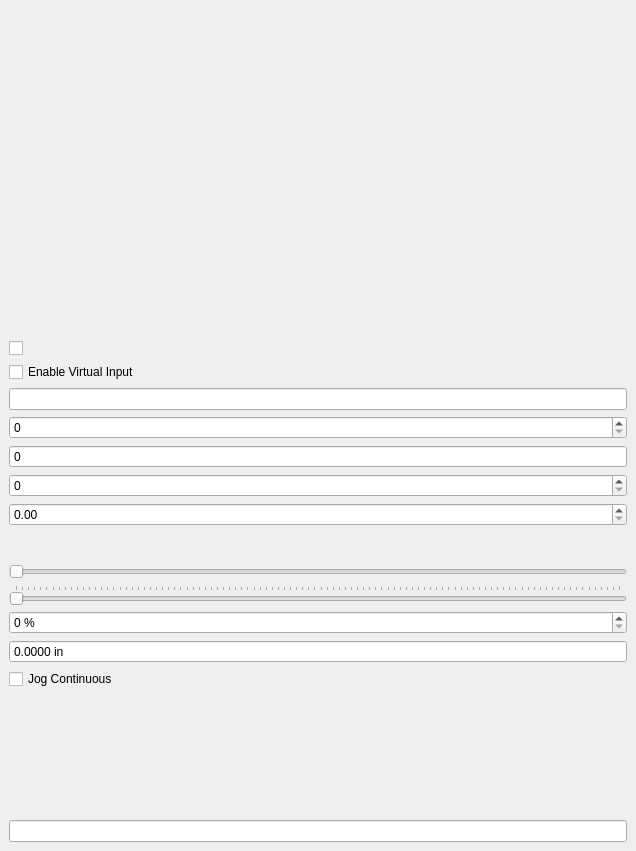
<?xml version="1.0" encoding="UTF-8"?>
<ui version="4.0">
 <class>Form</class>
 <widget class="VCPMainWindow" name="Form">
  <property name="geometry">
   <rect>
    <x>0</x>
    <y>0</y>
    <width>636</width>
    <height>851</height>
   </rect>
  </property>
  <property name="focusPolicy">
   <enum>Qt::FocusPolicy::StrongFocus</enum>
  </property>
  <property name="windowTitle">
   <string>QtPyVCP Demo - Mini VCP</string>
  </property>
  <property name="toolTipDuration">
   <number>-1</number>
  </property>
  <property name="promptAtExit" stdset="0">
   <bool>false</bool>
  </property>
  <property name="promot_on_exit" stdset="0">
   <bool>false</bool>
  </property>
  <widget class="QWidget" name="centralwidget">
   <layout class="QVBoxLayout" name="verticalLayout">
    <item>
     <widget class="QWidget" name="gridWidget" native="true">
      <layout class="QGridLayout" name="gridLayout">
       <property name="leftMargin">
        <number>5</number>
       </property>
       <property name="topMargin">
        <number>5</number>
       </property>
       <property name="rightMargin">
        <number>5</number>
       </property>
       <property name="bottomMargin">
        <number>5</number>
       </property>
       <property name="spacing">
        <number>5</number>
       </property>
       <item row="0" column="1">
        <widget class="StatusLabel" name="statuslabel_3">
         <property name="rules" stdset="0">
          <string notr="true">[{&quot;channels&quot;: [{&quot;url&quot;: &quot;clock:date?string&quot;, &quot;trigger&quot;: true}], &quot;property&quot;: &quot;Text&quot;, &quot;expression&quot;: &quot;ch[0]&quot;, &quot;name&quot;: &quot;New Rule&quot;}]</string>
         </property>
        </widget>
       </item>
       <item row="5" column="0">
        <widget class="StatusLabel" name="statuslabel_19">
         <property name="rules" stdset="0">
          <string notr="true">[{&quot;channels&quot;: [{&quot;url&quot;: &quot;status:program_units?string&quot;, &quot;trigger&quot;: true}], &quot;property&quot;: &quot;Text&quot;, &quot;expression&quot;: &quot;\&quot;Progam Units: \&quot; + ch[0]&quot;, &quot;name&quot;: &quot;New Rule&quot;}]</string>
         </property>
        </widget>
       </item>
       <item row="3" column="0">
        <widget class="StatusLabel" name="statuslabel_7">
         <property name="rules" stdset="0">
          <string notr="true">[{&quot;channels&quot;: [{&quot;url&quot;: &quot;status:task_state?string&quot;, &quot;trigger&quot;: true}], &quot;property&quot;: &quot;Text&quot;, &quot;expression&quot;: &quot;\&quot;Task State: \&quot; + ch[0]&quot;, &quot;name&quot;: &quot;New Rule&quot;}]</string>
         </property>
        </widget>
       </item>
       <item row="1" column="1">
        <widget class="StatusLabel" name="statuslabel_17">
         <property name="rules" stdset="0">
          <string notr="true">[{&quot;channels&quot;: [{&quot;url&quot;: &quot;status:state?string&quot;, &quot;trigger&quot;: true}], &quot;property&quot;: &quot;Text&quot;, &quot;expression&quot;: &quot;\&quot;State: \&quot; + ch[0]&quot;, &quot;name&quot;: &quot;New Rule&quot;}]</string>
         </property>
        </widget>
       </item>
       <item row="0" column="0">
        <widget class="StatusLabel" name="statuslabel">
         <property name="rules" stdset="0">
          <string notr="true">[{&quot;channels&quot;: [{&quot;url&quot;: &quot;clock:time?string&quot;, &quot;trigger&quot;: true}], &quot;property&quot;: &quot;Text&quot;, &quot;expression&quot;: &quot;ch[0]&quot;, &quot;name&quot;: &quot;New Rule&quot;}]</string>
         </property>
        </widget>
       </item>
       <item row="2" column="1">
        <widget class="StatusLabel" name="statuslabel_16">
         <property name="rules" stdset="0">
          <string notr="true">[{&quot;channels&quot;: [{&quot;url&quot;: &quot;status:task_mode?string&quot;, &quot;trigger&quot;: true}], &quot;property&quot;: &quot;Text&quot;, &quot;expression&quot;: &quot;\&quot;Task Mode: \&quot; + ch[0]&quot;, &quot;name&quot;: &quot;New Rule&quot;}]</string>
         </property>
        </widget>
       </item>
       <item row="4" column="1">
        <widget class="StatusLabel" name="statuslabel_10">
         <property name="rules" stdset="0">
          <string notr="true">[{&quot;channels&quot;: [{&quot;url&quot;: &quot;status:motion_type?string&quot;, &quot;trigger&quot;: true}], &quot;property&quot;: &quot;Text&quot;, &quot;expression&quot;: &quot;\&quot;Motion Type: \&quot; + ch[0]&quot;, &quot;name&quot;: &quot;New Rule&quot;}]</string>
         </property>
        </widget>
       </item>
       <item row="2" column="0">
        <widget class="StatusLabel" name="statuslabel_6">
         <property name="rules" stdset="0">
          <string notr="true">[{&quot;channels&quot;: [{&quot;url&quot;: &quot;status:motion_mode?string&quot;, &quot;trigger&quot;: true}], &quot;property&quot;: &quot;Text&quot;, &quot;expression&quot;: &quot;\&quot;Motion Mode: \&quot; + ch[0]&quot;, &quot;name&quot;: &quot;New Rule&quot;}]</string>
         </property>
        </widget>
       </item>
       <item row="4" column="0">
        <widget class="StatusLabel" name="statuslabel_8">
         <property name="rules" stdset="0">
          <string notr="true">[{&quot;channels&quot;: [{&quot;url&quot;: &quot;status:interp_state?string&quot;, &quot;trigger&quot;: true}], &quot;property&quot;: &quot;Text&quot;, &quot;expression&quot;: &quot;\&quot;Interp State: \&quot; + ch[0]&quot;, &quot;name&quot;: &quot;New Rule&quot;}]</string>
         </property>
        </widget>
       </item>
       <item row="1" column="0">
        <widget class="StatusLabel" name="statuslabel_2">
         <property name="rules" stdset="0">
          <string notr="true">[{&quot;channels&quot;: [{&quot;url&quot;: &quot;status:estop&quot;, &quot;trigger&quot;: true}], &quot;property&quot;: &quot;Text&quot;, &quot;expression&quot;: &quot;\&quot;Estoped: \&quot; + str(ch[0])&quot;, &quot;name&quot;: &quot;New Rule&quot;}]</string>
         </property>
        </widget>
       </item>
       <item row="3" column="1">
        <widget class="StatusLabel" name="statuslabel_18">
         <property name="rules" stdset="0">
          <string notr="true">[{&quot;channels&quot;: [{&quot;url&quot;: &quot;status:exec_state?string&quot;, &quot;trigger&quot;: true}], &quot;property&quot;: &quot;Text&quot;, &quot;expression&quot;: &quot;\&quot;Exec State: \&quot; + ch[0]&quot;, &quot;name&quot;: &quot;New Rule&quot;}]</string>
         </property>
        </widget>
       </item>
       <item row="5" column="1">
        <widget class="StatusLabel" name="statuslabel_5">
         <property name="rules" stdset="0">
          <string notr="true">[{&quot;channels&quot;: [{&quot;url&quot;: &quot;status:tool_in_spindle&quot;, &quot;trigger&quot;: true}], &quot;property&quot;: &quot;Text&quot;, &quot;expression&quot;: &quot;\&quot;Tool No.: \&quot; + str(ch[0])&quot;, &quot;name&quot;: &quot;New Rule&quot;}]</string>
         </property>
        </widget>
       </item>
       <item row="6" column="0" colspan="2">
        <widget class="StatusLabel" name="statuslabel_11">
         <property name="rules" stdset="0">
          <string notr="true">[{&quot;channels&quot;: [{&quot;url&quot;: &quot;status:file&quot;, &quot;trigger&quot;: true}], &quot;property&quot;: &quot;Text&quot;, &quot;expression&quot;: &quot;\&quot;File: \&quot; + ch[0]&quot;, &quot;name&quot;: &quot;New Rule&quot;}]</string>
         </property>
        </widget>
       </item>
      </layout>
     </widget>
    </item>
    <item>
     <widget class="StatusLabel" name="statuslabel_9">
      <property name="rules" stdset="0">
       <string notr="true">[{&quot;channels&quot;: [{&quot;url&quot;: &quot;status:all_axes_homed&quot;, &quot;trigger&quot;: true}], &quot;property&quot;: &quot;Text&quot;, &quot;expression&quot;: &quot;\&quot;Homed: \&quot; + str(ch[0])&quot;, &quot;name&quot;: &quot;New Rule&quot;}]</string>
      </property>
     </widget>
    </item>
    <item>
     <widget class="StatusLabel" name="statuslabel_20">
      <property name="rules" stdset="0">
       <string>[{&quot;channels&quot;: [{&quot;url&quot;: &quot;status:gcodes?string&quot;, &quot;trigger&quot;: true}], &quot;property&quot;: &quot;Text&quot;, &quot;expression&quot;: &quot;\&quot;G-codes: \&quot; + ch[0]&quot;, &quot;name&quot;: &quot;New Rule&quot;}]</string>
      </property>
     </widget>
    </item>
    <item>
     <widget class="StatusLabel" name="statuslabel_21">
      <property name="rules" stdset="0">
       <string>[{&quot;channels&quot;: [{&quot;url&quot;: &quot;status:mcodes?string&quot;, &quot;trigger&quot;: true}], &quot;property&quot;: &quot;Text&quot;, &quot;expression&quot;: &quot;\&quot;M-codes: \&quot; + ch[0]&quot;, &quot;name&quot;: &quot;New Rule&quot;}]</string>
      </property>
     </widget>
    </item>
    <item>
     <widget class="StatusLabel" name="statuslabel_22">
      <property name="rules" stdset="0">
       <string>[{&quot;channels&quot;: [{&quot;url&quot;: &quot;settings:touch-probe.calibration.x&quot;, &quot;trigger&quot;: true}], &quot;property&quot;: &quot;Text&quot;, &quot;expression&quot;: &quot;\&quot;Jog Speed: %4.1f in/min\&quot; % ch[0]&quot;, &quot;name&quot;: &quot;New Rule&quot;}]</string>
      </property>
     </widget>
    </item>
    <item>
     <widget class="StatusLabel" name="statuslabel_24">
      <property name="rules" stdset="0">
       <string>[{&quot;channels&quot;: [{&quot;url&quot;: &quot;settings:machine.jog.linear-speed-percentage&quot;, &quot;trigger&quot;: true}], &quot;property&quot;: &quot;Text&quot;, &quot;expression&quot;: &quot;\&quot;Jog Speed: %i%%\&quot; % ch[0]&quot;, &quot;name&quot;: &quot;New Rule&quot;}]</string>
      </property>
     </widget>
    </item>
    <item>
     <widget class="StatusLabel" name="statuslabel_25">
      <property name="rules" stdset="0">
       <string>[{&quot;channels&quot;: [{&quot;url&quot;: &quot;settings:touch-probe.diameter-offset&quot;, &quot;trigger&quot;: true}], &quot;property&quot;: &quot;Text&quot;, &quot;expression&quot;: &quot;\&quot;Probe Diameter Offset: %2.4f mm\&quot; % ch[0]&quot;, &quot;name&quot;: &quot;New Rule&quot;}]</string>
      </property>
     </widget>
    </item>
    <item>
     <widget class="HalCheckBox" name="checkbox_xeo_enable"/>
    </item>
    <item>
     <widget class="VCPSettingsCheckBox" name="settings_checkbox_2">
      <property name="text">
       <string>Enable Virtual Input</string>
      </property>
      <property name="settingName" stdset="0">
       <string>virtual_input.enable</string>
      </property>
     </widget>
    </item>
    <item>
     <widget class="VCPSettingsLineEdit" name="settings_lineedit">
      <property name="settingName" stdset="0">
       <string>touch-probe.diameter-offset</string>
      </property>
      <property name="textFormat" stdset="0">
       <string>%0.4f</string>
      </property>
     </widget>
    </item>
    <item>
     <widget class="HalQSpinBox" name="spinbox_xeo_counts"/>
    </item>
    <item>
     <widget class="QSpinBox" name="spinBox">
      <property name="buttonSymbols">
       <enum>QAbstractSpinBox::ButtonSymbols::NoButtons</enum>
      </property>
     </widget>
    </item>
    <item>
     <widget class="HalQSpinBox" name="v"/>
    </item>
    <item>
     <widget class="HalDoubleSpinBox" name="spinbox_xeo_scale"/>
    </item>
    <item>
     <widget class="JogIncrementWidget" name="jogincrement" native="true"/>
    </item>
    <item>
     <widget class="ActionSlider" name="actionslider">
      <property name="orientation">
       <enum>Qt::Orientation::Horizontal</enum>
      </property>
      <property name="actionName" stdset="0">
       <string>machine.jog.set-linear-speed-percentage</string>
      </property>
     </widget>
    </item>
    <item>
     <widget class="VCPSettingsSlider" name="vcpsettingsslider">
      <property name="orientation">
       <enum>Qt::Orientation::Horizontal</enum>
      </property>
      <property name="tickPosition">
       <enum>QSlider::TickPosition::TicksAbove</enum>
      </property>
      <property name="settingName" stdset="0">
       <string>machine.jog.linear-speed-percentage</string>
      </property>
     </widget>
    </item>
    <item>
     <widget class="VCPSettingsSpinBox" name="vcpsettingsSpinBox">
      <property name="showGroupSeparator" stdset="0">
       <bool>false</bool>
      </property>
      <property name="suffix">
       <string> %</string>
      </property>
      <property name="settingName" stdset="0">
       <string/>
      </property>
     </widget>
    </item>
    <item>
     <widget class="VCPSettingsDoubleSpinBox" name="settings_spinbox">
      <property name="buttonSymbols">
       <enum>QAbstractSpinBox::ButtonSymbols::NoButtons</enum>
      </property>
      <property name="correctionMode">
       <enum>QAbstractSpinBox::CorrectionMode::CorrectToNearestValue</enum>
      </property>
      <property name="suffix">
       <string> in</string>
      </property>
      <property name="decimals">
       <number>4</number>
      </property>
      <property name="rules" stdset="0">
       <string>[{&quot;channels&quot;: [{&quot;url&quot;: &quot;status:aout&quot;, &quot;trigger&quot;: true}], &quot;property&quot;: &quot;Value&quot;, &quot;expression&quot;: &quot;ch[0][0]&quot;, &quot;name&quot;: &quot;New Rule&quot;}]</string>
      </property>
      <property name="settingName" stdset="0">
       <string>touch-probe.diameter-offset</string>
      </property>
     </widget>
    </item>
    <item>
     <widget class="VCPSettingsCheckBox" name="settings_checkbox">
      <property name="text">
       <string>Jog Continuous</string>
      </property>
      <property name="settingName" stdset="0">
       <string>machine.jog.mode-incremental</string>
      </property>
     </widget>
    </item>
    <item>
     <widget class="StatusLabel" name="statuslabel_12">
      <property name="rules" stdset="0">
       <string>[{&quot;channels&quot;: [{&quot;url&quot;: &quot;position:rel?string&amp;axis=x&quot;, &quot;trigger&quot;: true}], &quot;property&quot;: &quot;Text&quot;, &quot;expression&quot;: &quot;ch[0]&quot;, &quot;name&quot;: &quot;New Rule&quot;}]</string>
      </property>
     </widget>
    </item>
    <item>
     <widget class="StatusLabel" name="statuslabel_13">
      <property name="rules" stdset="0">
       <string>[{&quot;channels&quot;: [{&quot;url&quot;: &quot;position:rel?string&amp;axis=y&quot;, &quot;trigger&quot;: true}], &quot;property&quot;: &quot;Text&quot;, &quot;expression&quot;: &quot;ch[0]&quot;, &quot;name&quot;: &quot;New Rule&quot;}]</string>
      </property>
     </widget>
    </item>
    <item>
     <widget class="StatusLabel" name="statuslabel_14">
      <property name="rules" stdset="0">
       <string>[{&quot;channels&quot;: [{&quot;url&quot;: &quot;position:rel?string&amp;axis=z&quot;, &quot;trigger&quot;: true}], &quot;property&quot;: &quot;Text&quot;, &quot;expression&quot;: &quot;ch[0]&quot;, &quot;name&quot;: &quot;New Rule&quot;}]</string>
      </property>
     </widget>
    </item>
    <item>
     <widget class="StatusLabel" name="statuslabel_15">
      <property name="rules" stdset="0">
       <string>[{&quot;channels&quot;: [{&quot;url&quot;: &quot;position:rel?string&amp;axis=x&quot;, &quot;trigger&quot;: true}], &quot;property&quot;: &quot;Text&quot;, &quot;expression&quot;: &quot;ch[0]&quot;, &quot;name&quot;: &quot;New Rule&quot;}]</string>
      </property>
     </widget>
    </item>
    <item>
     <widget class="MDIEntry" name="mdientry">
      <property name="focusPolicy">
       <enum>Qt::FocusPolicy::ClickFocus</enum>
      </property>
      <property name="rules" stdset="0">
       <string notr="true">[]</string>
      </property>
     </widget>
    </item>
   </layout>
  </widget>
  <action name="actionExit">
   <property name="text">
    <string>Exit</string>
   </property>
  </action>
  <action name="actionOpen">
   <property name="text">
    <string>&amp;Open ...</string>
   </property>
   <property name="shortcut">
    <string>O</string>
   </property>
  </action>
  <action name="actionClose">
   <property name="text">
    <string>Close</string>
   </property>
  </action>
  <action name="actionReload">
   <property name="text">
    <string>&amp;Reload</string>
   </property>
   <property name="shortcut">
    <string>Ctrl+R</string>
   </property>
  </action>
  <action name="actionSave_As">
   <property name="text">
    <string>Save As ...</string>
   </property>
  </action>
  <action name="actionHome_X">
   <property name="text">
    <string>Home &amp;X</string>
   </property>
  </action>
  <action name="actionHome_Y">
   <property name="text">
    <string>Home &amp;Y</string>
   </property>
  </action>
  <action name="actionHome_Z">
   <property name="text">
    <string>Home &amp;Z</string>
   </property>
  </action>
  <action name="action_EmergencyStop_toggle">
   <property name="text">
    <string>Toggle E-stop</string>
   </property>
   <property name="shortcut">
    <string>F1</string>
   </property>
   <property name="actionName" stdset="0">
    <string>machine.estop.toggle</string>
   </property>
  </action>
  <action name="action_MachinePower_toggle">
   <property name="text">
    <string>Machine Power</string>
   </property>
   <property name="shortcut">
    <string>F2</string>
   </property>
   <property name="actionName" stdset="0">
    <string>machine.power.toggle</string>
   </property>
  </action>
  <action name="actionHome_All">
   <property name="text">
    <string>Home All</string>
   </property>
  </action>
  <action name="actionRun_Program">
   <property name="text">
    <string>Run Program</string>
   </property>
   <property name="shortcut">
    <string>R</string>
   </property>
   <property name="actionName" stdset="0">
    <string>program.run</string>
   </property>
  </action>
  <action name="actionFile1">
   <property name="text">
    <string>File1</string>
   </property>
  </action>
  <action name="actionReport_Actual_Position">
   <property name="checkable">
    <bool>true</bool>
   </property>
   <property name="text">
    <string>Report Actual Position</string>
   </property>
  </action>
  <action name="actionTest">
   <property name="text">
    <string>Test</string>
   </property>
  </action>
  <action name="action_Mist_toggle">
   <property name="checkable">
    <bool>true</bool>
   </property>
   <property name="text">
    <string>Mist</string>
   </property>
   <property name="shortcut">
    <string>F7</string>
   </property>
   <property name="actionName" stdset="0">
    <string>coolant.mist.toggle</string>
   </property>
  </action>
  <action name="action_Flood_toggle">
   <property name="checkable">
    <bool>true</bool>
   </property>
   <property name="text">
    <string>Flood</string>
   </property>
   <property name="shortcut">
    <string>F8</string>
   </property>
   <property name="actionName" stdset="0">
    <string>coolant.flood.toggle</string>
   </property>
  </action>
  <action name="action_program_run">
   <property name="text">
    <string>Run Program</string>
   </property>
  </action>
  <action name="action_coolant_floodToggle">
   <property name="checkable">
    <bool>true</bool>
   </property>
   <property name="text">
    <string>Flood</string>
   </property>
  </action>
  <action name="actionHalshow">
   <property name="text">
    <string>HAL Show</string>
   </property>
   <property name="actionName" stdset="0">
    <string>tool.halshow</string>
   </property>
  </action>
  <action name="actionHalmeter">
   <property name="text">
    <string>HAL Meter</string>
   </property>
   <property name="actionName" stdset="0">
    <string>tool.halmeter</string>
   </property>
  </action>
  <action name="actionHAL_Scope">
   <property name="text">
    <string>HAL Scope</string>
   </property>
   <property name="actionName" stdset="0">
    <string>tool.halscope</string>
   </property>
  </action>
  <action name="actionCalibration">
   <property name="text">
    <string>Calibration</string>
   </property>
   <property name="actionName" stdset="0">
    <string>tool.calibration</string>
   </property>
  </action>
  <action name="actionOverride_Limits">
   <property name="text">
    <string>Override Limits</string>
   </property>
   <property name="actionName" stdset="0">
    <string>machine.override-limits</string>
   </property>
  </action>
  <action name="actionOverride_Limits_2">
   <property name="text">
    <string>Override Limits</string>
   </property>
   <property name="actionName" stdset="0">
    <string>machine.override-limits</string>
   </property>
  </action>
  <action name="actionRun_From_Line">
   <property name="text">
    <string>Run From Line</string>
   </property>
   <property name="actionName" stdset="0">
    <string>program.run-from-line</string>
   </property>
  </action>
  <action name="actionStep">
   <property name="text">
    <string>Step</string>
   </property>
   <property name="shortcut">
    <string>T</string>
   </property>
   <property name="actionName" stdset="0">
    <string>program.step</string>
   </property>
  </action>
  <action name="actionPause">
   <property name="text">
    <string>Pause</string>
   </property>
   <property name="shortcut">
    <string>P</string>
   </property>
   <property name="actionName" stdset="0">
    <string>program.pause</string>
   </property>
  </action>
  <action name="actionStop">
   <property name="text">
    <string>Stop</string>
   </property>
   <property name="shortcut">
    <string>Esc</string>
   </property>
   <property name="actionName" stdset="0">
    <string>program.abort</string>
   </property>
  </action>
  <action name="actionResume">
   <property name="text">
    <string>Resume</string>
   </property>
   <property name="shortcut">
    <string>S</string>
   </property>
   <property name="actionName" stdset="0">
    <string>program.resume</string>
   </property>
  </action>
  <action name="actionPause_at_M1">
   <property name="text">
    <string>Pause at 'M1'</string>
   </property>
   <property name="actionName" stdset="0">
    <string>program.optional-stop.toggle</string>
   </property>
  </action>
  <action name="actionSkip_lines_with">
   <property name="text">
    <string>Skip lines with '/'</string>
   </property>
   <property name="actionName" stdset="0">
    <string>program.block-delete.toggle</string>
   </property>
  </action>
 </widget>
 <layoutdefault spacing="6" margin="9"/>
 <customwidgets>
  <customwidget>
   <class>JogIncrementWidget</class>
   <extends>QWidget</extends>
   <header>qtpyvcp.widgets.input_widgets.jog_increment</header>
  </customwidget>
  <customwidget>
   <class>HalQSpinBox</class>
   <extends>QSpinBox</extends>
   <header>qtpyvcp.widgets.hal_widgets.hal_spinbox</header>
  </customwidget>
  <customwidget>
   <class>VCPSettingsSpinBox</class>
   <extends>QSpinBox</extends>
   <header>qtpyvcp.widgets.input_widgets.setting_slider</header>
  </customwidget>
  <customwidget>
   <class>MDIEntry</class>
   <extends>QLineEdit</extends>
   <header>qtpyvcp.widgets.input_widgets.mdientry_widget</header>
  </customwidget>
  <customwidget>
   <class>ActionSlider</class>
   <extends>QSlider</extends>
   <header>qtpyvcp.widgets.input_widgets.action_slider</header>
  </customwidget>
  <customwidget>
   <class>VCPSettingsDoubleSpinBox</class>
   <extends>QDoubleSpinBox</extends>
   <header>qtpyvcp.widgets.input_widgets.setting_slider</header>
  </customwidget>
  <customwidget>
   <class>HalCheckBox</class>
   <extends>QCheckBox</extends>
   <header>qtpyvcp.widgets.hal_widgets.hal_checkbox</header>
  </customwidget>
  <customwidget>
   <class>HalDoubleSpinBox</class>
   <extends>QDoubleSpinBox</extends>
   <header>qtpyvcp.widgets.hal_widgets.hal_double_spinbox</header>
  </customwidget>
  <customwidget>
   <class>StatusLabel</class>
   <extends>QLabel</extends>
   <header>qtpyvcp.widgets.display_widgets.status_label</header>
  </customwidget>
  <customwidget>
   <class>VCPSettingsLineEdit</class>
   <extends>QLineEdit</extends>
   <header>qtpyvcp.widgets.input_widgets.setting_slider</header>
  </customwidget>
  <customwidget>
   <class>VCPSettingsSlider</class>
   <extends>QSlider</extends>
   <header>qtpyvcp.widgets.input_widgets.setting_slider</header>
  </customwidget>
  <customwidget>
   <class>VCPMainWindow</class>
   <extends>QMainWindow</extends>
   <header>qtpyvcp.widgets.form_widgets.main_window</header>
   <container>1</container>
  </customwidget>
  <customwidget>
   <class>VCPSettingsCheckBox</class>
   <extends>QCheckBox</extends>
   <header>qtpyvcp.widgets.input_widgets.setting_slider</header>
  </customwidget>
 </customwidgets>
 <resources>
 </resources>
 <connections/>
 <designerdata>
  <property name="gridDeltaX">
   <number>10</number>
  </property>
  <property name="gridDeltaY">
   <number>10</number>
  </property>
  <property name="gridSnapX">
   <bool>true</bool>
  </property>
  <property name="gridSnapY">
   <bool>true</bool>
  </property>
  <property name="gridVisible">
   <bool>true</bool>
  </property>
 </designerdata>
</ui>
